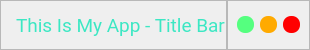
                   <widget class="QFrame" name="title_bar">
                    <property name="maximumSize">
                     <size>
                      <width>16777215</width>
                      <height>50</height>
                     </size>
                    </property>
                    <property name="styleSheet">
                     <string notr="true">background-color: none;</string>
                    </property>
                    <property name="frameShape">
                     <enum>QFrame::NoFrame</enum>
                    </property>
                    <property name="frameShadow">
                     <enum>QFrame::Raised</enum>
                    </property>
                    <layout class="QHBoxLayout" name="horizontalLayout_5">
                     <property name="spacing">
                      <number>0</number>
                     </property>
                     <property name="leftMargin">
                      <number>0</number>
                     </property>
                     <property name="topMargin">
                      <number>0</number>
                     </property>
                     <property name="rightMargin">
                      <number>0</number>
                     </property>
                     <property name="bottomMargin">
                      <number>0</number>
                     </property>
                     <item>
                      <widget class="QFrame" name="frame_title">
                       <property name="minimumSize">
                        <size>
                         <width>0</width>
                         <height>50</height>
                        </size>
                       </property>
                       <property name="font">
                        <font>
                         <family>Roboto Condensed Light</family>
                         <pointsize>14</pointsize>
                        </font>
                       </property>
                       <property name="frameShape">
                        <enum>QFrame::StyledPanel</enum>
                       </property>
                       <property name="frameShadow">
                        <enum>QFrame::Raised</enum>
                       </property>
                       <layout class="QVBoxLayout" name="verticalLayout_9">
                        <property name="spacing">
                         <number>0</number>
                        </property>
                        <property name="leftMargin">
                         <number>15</number>
                        </property>
                        <property name="topMargin">
                         <number>0</number>
                        </property>
                        <property name="rightMargin">
                         <number>0</number>
                        </property>
                        <property name="bottomMargin">
                         <number>0</number>
                        </property>
                        <item>
                         <widget class="QLabel" name="label_title">
                          <property name="font">
                           <font>
                            <family>Roboto</family>
                            <pointsize>14</pointsize>
                           </font>
                          </property>
                          <property name="styleSheet">
                           <string notr="true">color: rgb(60, 231, 195);</string>
                          </property>
                          <property name="text">
                           <string>This Is My App - Title Bar</string>
                          </property>
                         </widget>
                        </item>
                       </layout>
                      </widget>
                     </item>
                     <item>
                      <widget class="QFrame" name="frame_btns">
                       <property name="maximumSize">
                        <size>
                         <width>100</width>
                         <height>16777215</height>
                        </size>
                       </property>
                       <property name="frameShape">
                        <enum>QFrame::StyledPanel</enum>
                       </property>
                       <property name="frameShadow">
                        <enum>QFrame::Raised</enum>
                       </property>
                       <layout class="QHBoxLayout" name="horizontalLayout_6">
                        <item>
                         <widget class="QPushButton" name="btn_maximize">
                          <property name="minimumSize">
                           <size>
                            <width>16</width>
                            <height>16</height>
                           </size>
                          </property>
                          <property name="maximumSize">
                           <size>
                            <width>17</width>
                            <height>17</height>
                           </size>
                          </property>
                          <property name="toolTip">
                           <string>Maximize</string>
                          </property>
                          <property name="styleSheet">
                           <string notr="true">QPushButton {
	border: none;
	border-radius: 8px;	
	background-color: rgb(85, 255, 127);
}
QPushButton:hover {	
	background-color: rgba(85, 255, 127, 150);
}</string>
                          </property>
                          <property name="text">
                           <string/>
                          </property>
                         </widget>
                        </item>
                        <item>
                         <widget class="QPushButton" name="btn_minimize">
                          <property name="minimumSize">
                           <size>
                            <width>16</width>
                            <height>16</height>
                           </size>
                          </property>
                          <property name="maximumSize">
                           <size>
                            <width>17</width>
                            <height>17</height>
                           </size>
                          </property>
                          <property name="toolTip">
                           <string>Minimize</string>
                          </property>
                          <property name="styleSheet">
                           <string notr="true">QPushButton {
	border: none;
	border-radius: 8px;		
	background-color: rgb(255, 170, 0);
}
QPushButton:hover {	
	background-color: rgba(255, 170, 0, 150);
}</string>
                          </property>
                          <property name="text">
                           <string/>
                          </property>
                         </widget>
                        </item>
                        <item>
                         <widget class="QPushButton" name="btn_close">
                          <property name="minimumSize">
                           <size>
                            <width>16</width>
                            <height>16</height>
                           </size>
                          </property>
                          <property name="maximumSize">
                           <size>
                            <width>17</width>
                            <height>17</height>
                           </size>
                          </property>
                          <property name="toolTip">
                           <string>Close</string>
                          </property>
                          <property name="styleSheet">
                           <string notr="true">QPushButton {
	border: none;
	border-radius: 8px;		
	background-color: rgb(255, 0, 0);
}
QPushButton:hover {		
	background-color: rgba(255, 0, 0, 150);
}</string>
                          </property>
                          <property name="text">
                           <string/>
                          </property>
                         </widget>
                        </item>
                       </layout>
                      </widget>
                     </item>
                    </layout>
                   </widget>
